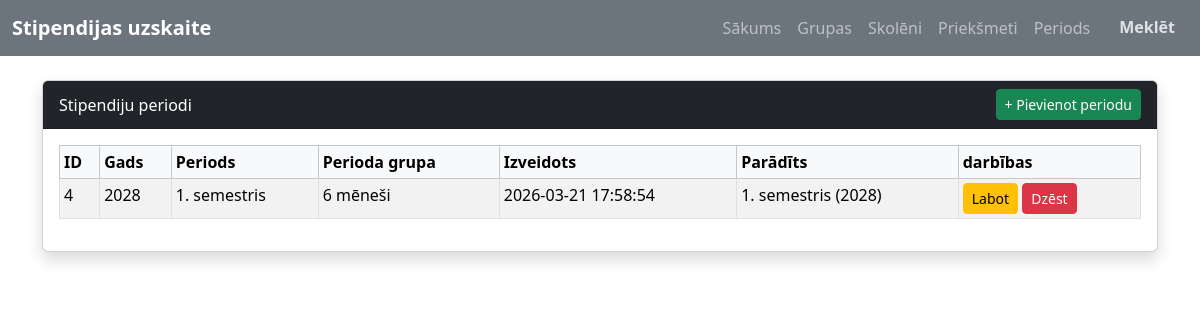
/period, run on the app's committed database.
### tables this page shows
CREATE TABLE `stipend_periods` (
  `id` int(11) NOT NULL,
  `year` int(11) DEFAULT NULL,
  `period` varchar(20) DEFAULT NULL,
  `period_group` varchar(50) DEFAULT NULL,
  `created_at` datetime DEFAULT current_timestamp()
);

### Core/functions.php (called while the page is built, shortened)
<?php
function base_path($path) {
    return BASE_PATH . $path;
}
function view($path, $attributes = [] ) {
    extract($attributes);
    require base_path("app/views/{$path}");
}

### app/controllers/period/StipendPeriodController.php (called while the page is built, shortened)
<?php
try {
    $db = App::resolve(Database::class);
} catch (\Exception $e) {
    error_log("Neizdevās izveidot datubāzes savienojumu: " . $e->getMessage());
    die("Sistēma šobrīd nav pieejama. Lūdzu, mēģiniet vēlāk.");
}
try {
    $sql = "SELECT * FROM stipend_periods ORDER BY year DESC, id DESC";
    $periods = $db->query($sql)->get();
} catch (\Exception $e) {
    error_log("Kļūda ielādējot stipend_periods: " . $e->getMessage());
    $periods = [];
}
try {
    view('stipend_period/index.php', [
        'periods' => $periods
    ]);
} catch (\Exception $e) {
    error_log("Kļūda ielādējot skatu stipend_period/index.php: " . $e->getMessage());
    echo "Diemžēl periodu sarakstu ielādēt neizdevās.";
}

### public/index.php (called while the page is built, shortened)
<?php
require BASE_PATH . 'Core/functions.php';
spl_autoload_register(function ($class) {
    $class = str_replace('\\', DIRECTORY_SEPARATOR, $class);
});
$router = new \Core\Router();
$path = parse_url($_SERVER['REQUEST_URI'], PHP_URL_PATH);
$method = $_POST['_method'] ?? $_SERVER['REQUEST_METHOD'];
require base_path('bootstrap.php');
$router->route($path, $method);

### Core/App.php (called while the page is built, shortened)
<?php
class App
{
    protected static $container;
    public static function setContainer ($container) {
        static::$container = $container;
    }
    public static function Container()
    {
        return static::$container;
    }
    public static function resolve($key) {
        return static::Container()->resolve($key);
    }
}

### Core/Container.php (called while the page is built, shortened)
<?php
class Container
{
    protected $bindings = [];
    public function bind($key, $resolver)
    {
        $this->bindings[$key] = $resolver;
    }
    public function resolve($key)
    {
        $resolver = $this->bindings[$key];
        return call_user_func($resolver);
    }
}

### config.php (called while the page is built)
<?php
return [
    'database' => [
        'host' => 'localhost',
        'port' => 3306,
        'dbname' => 'stipendiju_uzskaite',
        'charset' => 'utf8mb4'
    ]
];

### bootstrap.php (called while the page is built, shortened)
<?php
$container = new Container();
$container->bind('Core\Database', function () {
    $config = require base_path('config.php');
    return new Database($config['database']);
});

### Core/Database.php (called while the page is built, shortened)
<?php
class Database
{
    public $connection;
    public $statement;
    public function __construct($config, $username = 'root', $password = '')
    {
        $dns = 'mysql: ' . http_build_query($config, '', ';');
        $this->connection = new PDO($dns, $username, $password, [
            PDO::ATTR_DEFAULT_FETCH_MODE => PDO::FETCH_ASSOC
        ]);
    }
    public function query($query, $params = [])
    {
        $this->statement = $this->connection->prepare($query);
        $this->statement->execute($params);
        return $this;
    }
    public function get()
    {
        return $this->statement->fetchAll();
    }
}

### app/views/stipend_period/index.php (the view, shortened to what this page needs)
<?php
require base_path('app/views/partials/head.php');
require base_path('app/views/partials/nav.php');
$periods = $periods ?? [];
?>
<div class="container mt-4">
    <div class="card shadow">
        <div class="card-header  bg-dark text-white d-flex justify-content-between align-items-center">
            <span>Stipendiju periodi</span>
            <a href="/period/create" class="btn btn-success btn-sm">
                + Pievienot periodu
            </a>
        </div>
        <div class="card-body">
            <?php if (!empty($periods)): ?>
                <div style="overflow-x:auto;">
                    <table class="table table-striped table-bordered table-sm">
                        <thead class="table-light">
                            <tr>
                                <th>ID</th>
                                <th>Gads</th>
                                <th>Periods</th>
                                <th>Perioda grupa</th>
                                <th>Izveidots</th>
                                <th>Parādīts</th>
                                <th>darbības</th>
                            </tr>
                        </thead>
                        <tbody>
                            <?php foreach ($periods as $p): ?>
                                <tr>
                                    <td><?= htmlspecialchars($p['id']) ?></td>
                                    <td><?= htmlspecialchars($p['year']) ?></td>
                                    <td><?= htmlspecialchars($p['period']) ?></td>
                                    <td><?= htmlspecialchars($p['period_group']) ?></td>
                                    <td><?= htmlspecialchars($p['created_at']) ?></td>
                                    <td>
                                        <?= htmlspecialchars($p['period'] . ' (' . $p['year'] . ')') ?>
                                    </td>
                                    <td>
                                        <a href="/period/edit?id=<?= $p['id'] ?>" class="btn btn-sm btn-warning">Labot</a>
                                        <form method="POST" action="/delete" style="display:inline;">
                                            <button type="submit" class="btn btn-sm btn-danger" onclick="return confirm('Dzēst ierakstu?')">
                                                Dzēst
                                            </button>
                                        </form>
                                    </td>
                                </tr>
                            <?php endforeach; ?>
                        </tbody>
                    </table>
                </div>
            <?php else: ?>
                <div class="alert alert-warning">
                    Nav atrastu periodu.
                </div>
            <?php endif; ?>
        </div>
    </div>
</div>
<?php
require base_path('app/views/partials/footer.php');
?>

### Core/router.php (shortened to what this page needs)
<?php
class Router {
    protected $routes = [];
    public function add($uri, $controller, $method) {
        $this->routes[] = [
            'uri' => $uri,
            'controller' => $controller,
            'method' => $method,
            'middleware' => null
        ];
        return $this;
    }
    public function route($uri, $method) {
        foreach ($this->routes as $route) {
            if ($route['uri'] === $uri && $route['method'] === strtoupper($method)){
                return require base_path('app/controllers/' . $route['controller']);
            }
        }
    }
}

### data on the page
stipend_periods: id "4", year "2028", period "1. semestris", period_group "6 mēneši", created_at "2026-03-21 17:58:54", period+year "1. semestris (2028)"
